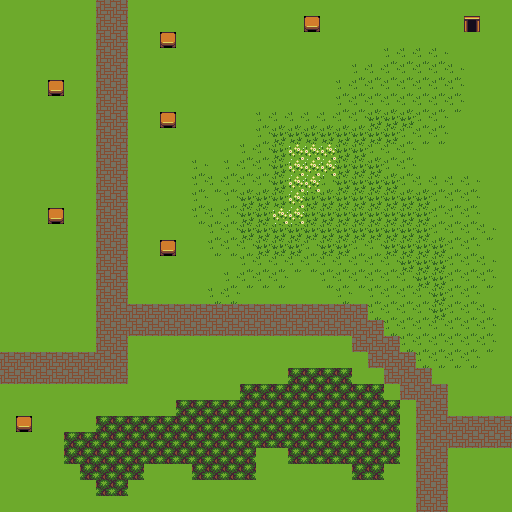

This game map was drawn from its Tiled (.tmx) file and the tilesets committed beside it. A one-line description and the full map source follow:
An orthogonal 32x32 tile map with 16x16 px tiles, 1 tile layer (Tile Layer 1) and 3 objects (LawnTrigger, GoSouthTrigger, spawn_point).

<map version="1.0" orientation="orthogonal" renderorder="right-down" width="32" height="32" tilewidth="16" tileheight="16">
 <tileset firstgid="1" name="basictiles" tilewidth="16" tileheight="16">
  <image source="basictiles.png" width="128" height="240" />
  <tile id="50">
   <properties>
    <property name="Spawner" value="true" />
   </properties>
  </tile>
  <tile id="54">
   <properties>
    <property name="collision" value="true" />
   </properties>
  </tile>
  <tile id="92">
   <properties>
    <property name="collision" value="true" />
   </properties>
  </tile>
 </tileset>
 <layer name="Tile Layer 1" width="32" height="32">
  <data encoding="csv">
12,12,12,12,12,12,74,74,12,12,12,12,12,12,12,12,12,12,12,12,12,12,12,12,12,12,12,12,12,12,12,12,
12,12,12,12,12,12,74,74,12,12,12,12,12,12,12,12,12,12,12,55,12,12,12,12,12,12,12,12,12,51,12,12,
12,12,12,12,12,12,74,74,12,12,55,12,12,12,12,12,12,12,12,12,12,12,12,12,12,12,12,12,12,12,12,12,
12,12,12,12,12,12,74,74,12,12,12,12,12,12,12,12,12,12,12,12,12,12,12,12,65,65,65,65,12,12,12,12,
12,12,12,12,12,12,74,74,12,12,12,12,12,12,12,12,12,12,12,12,12,12,65,65,65,65,65,65,65,12,12,12,
12,12,12,55,12,12,74,74,12,12,12,12,12,12,12,12,12,12,12,12,12,65,65,65,65,65,65,65,65,12,12,12,
12,12,12,12,12,12,74,74,12,12,12,12,12,12,12,12,12,12,12,12,12,65,65,65,65,65,65,65,65,12,12,12,
12,12,12,12,12,12,74,74,12,12,55,12,12,12,12,12,65,65,65,65,65,65,65,66,66,66,65,65,12,12,12,12,
12,12,12,12,12,12,74,74,12,12,12,12,12,12,12,12,65,66,66,66,66,66,66,66,66,65,65,65,12,12,12,12,
12,12,12,12,12,12,74,74,12,12,12,12,12,12,12,65,65,66,13,13,13,66,66,65,65,65,12,12,12,12,12,12,
12,12,12,12,12,12,74,74,12,12,12,12,65,12,65,65,65,66,13,13,13,66,66,66,65,65,12,12,12,12,12,12,
12,12,12,12,12,12,74,74,12,12,12,12,65,65,65,65,65,66,13,13,65,66,66,66,66,65,65,65,65,65,12,12,
12,12,12,12,12,12,74,74,12,12,12,12,65,12,65,66,66,66,13,66,66,66,66,66,66,66,66,65,65,65,12,12,
12,12,12,55,12,12,74,74,12,12,12,12,65,65,65,66,66,13,13,66,66,66,66,66,66,66,66,65,65,65,12,12,
12,12,12,12,12,12,74,74,12,12,12,12,12,65,65,66,66,66,66,66,66,66,66,66,66,66,66,65,65,65,65,12,
12,12,12,12,12,12,74,74,12,12,55,12,12,65,65,65,66,66,66,65,66,66,65,65,66,66,66,66,65,65,12,12,
12,12,12,12,12,12,74,74,12,12,12,12,12,12,12,65,65,65,65,65,65,65,65,65,65,66,66,66,65,65,65,12,
12,12,12,12,12,12,74,74,12,12,12,12,12,12,65,65,65,65,12,12,65,65,65,65,65,65,66,66,65,65,65,12,
12,12,12,12,12,12,74,74,12,12,12,12,12,65,65,12,12,12,12,12,12,65,12,65,65,65,65,66,65,65,12,12,
12,12,12,12,12,12,74,74,74,74,74,74,74,74,74,74,74,74,74,74,74,74,74,65,65,65,65,66,65,65,65,12,
12,12,12,12,12,12,74,74,74,74,74,74,74,74,74,74,74,74,74,74,74,74,74,74,65,65,65,65,65,65,65,12,
12,12,12,12,12,12,74,74,12,12,12,12,12,12,12,12,12,12,12,12,12,12,74,74,74,65,65,65,65,65,65,12,
74,74,74,74,74,74,74,74,12,12,12,12,12,12,12,12,12,12,12,12,12,12,12,74,74,74,65,65,65,65,12,12,
74,74,74,74,74,74,74,74,12,12,12,12,12,12,12,12,12,12,93,93,93,93,12,12,74,74,74,12,12,12,12,12,
12,12,12,12,12,12,12,12,12,12,12,12,12,12,12,93,93,93,93,93,93,93,93,93,12,74,74,74,12,12,12,12,
12,12,12,12,12,12,12,12,12,12,12,93,93,93,93,93,93,93,93,93,93,93,93,93,93,12,74,74,12,12,12,12,
12,55,12,12,12,12,93,93,93,93,93,93,93,93,93,93,93,93,93,93,93,93,93,93,93,12,74,74,74,74,74,74,
12,12,12,12,93,93,93,93,93,93,93,93,93,93,93,93,93,93,93,93,93,93,93,93,93,12,74,74,74,74,74,74,
12,12,12,12,93,93,93,93,93,93,93,93,93,93,93,93,12,12,93,93,93,93,93,93,93,12,74,74,12,12,12,12,
12,12,12,12,12,93,93,93,93,12,12,12,93,93,93,93,12,12,12,12,12,12,93,93,12,12,74,74,12,12,12,12,
12,12,12,12,12,12,93,93,12,12,12,12,12,12,12,12,12,12,12,12,12,12,12,12,12,12,74,74,12,12,12,12,
12,12,12,12,12,12,12,12,12,12,12,12,12,12,12,12,12,12,12,12,12,12,12,12,12,12,74,74,12,12,12,12
</data>
 </layer>
 <objectgroup name="Tiggers">
  <object name="LawnTrigger" x="288" y="144" width="32" height="32">
   <properties>
    <property name="text" value="Get off my lawn!!" />
    <property name="trigger_type" value="popup" />
   </properties>
  </object>
  <object name="GoSouthTrigger" x="416" y="496" width="32" height="16">
   <properties>
    <property name="map" value="other_map.tmx" />
    <property name="trigger_type" value="map" />
   </properties>
  </object>
  <object name="spawn_point" x="96" y="32" width="16" height="16" />
 </objectgroup>
</map>
